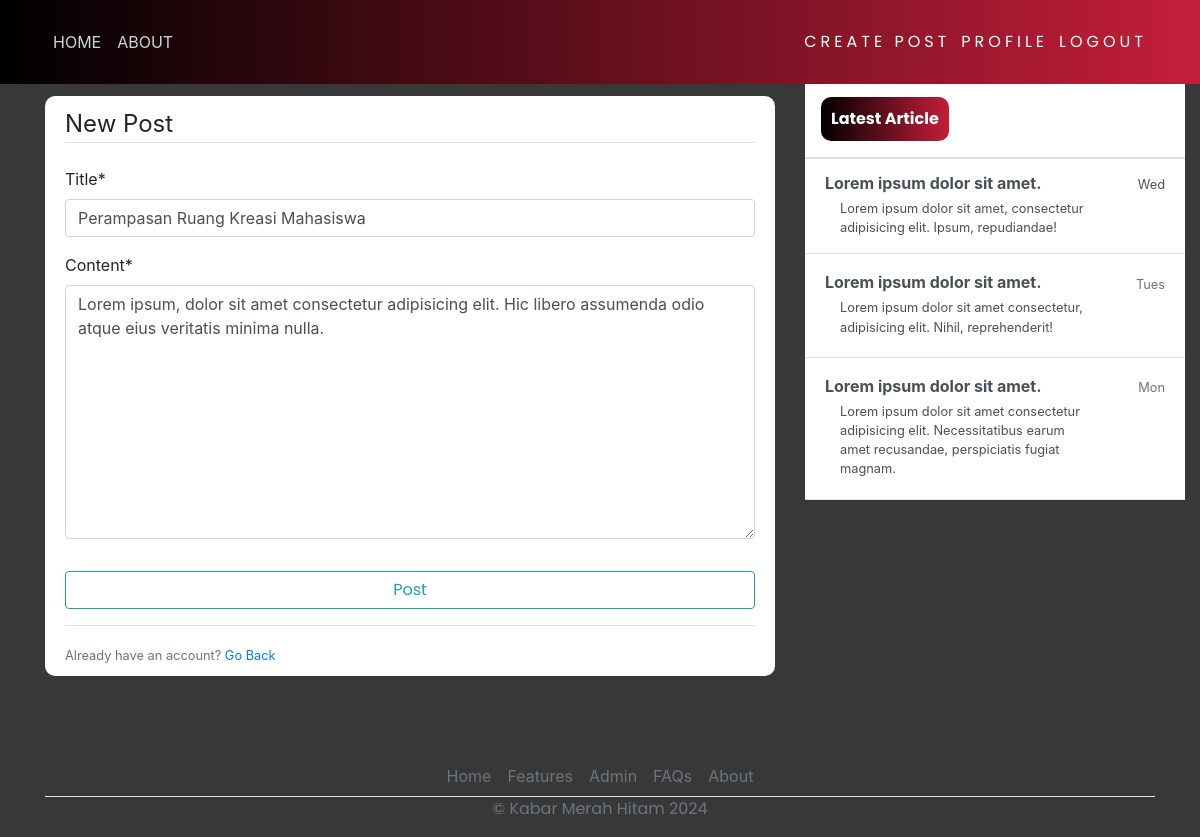
/post/3/update (signed in), run on the app's committed database.
### web/models.py (models this page shows, shortened)
class Post(models.Model):
    title = models.CharField(max_length=200)
    content = models.TextField()
    date_posted = models.DateTimeField(default=timezone.now)
    author = models.ForeignKey(User, on_delete=models.CASCADE)

### web/views.py (the view, shortened to what this page needs)
# urls.py: path('post/<int:pk>/update', PostUpdateView.as_view(), name="update"),
class PostUpdateView(LoginRequiredMixin, UserPassesTestMixin, UpdateView):
  model = Post
  fields = ['title', 'content']
  template_name = 'blog/post_form.html'
  def test_func(self):
    post = self.get_object()
    if self.request.user == post.author:
      return True
    return False

### web/templates/blog/post_form.html (shortened to what this page needs)
{% extends 'blog/base.html' %}
{% load crispy_forms_tags %}
{% block content %}
    <div class="content-section">
        <form action="" method="post">
            <fieldset class="form-group">
                <legend class="border-bottom mb-4">New Post</legend>
                {{ form|crispy }}
            </fieldset>
            <div class="form-group">
                <button class="btn btn-outline-info" type="submit">Post</button>
            </div>
        </form>
        <div class="border-top pt-3">
            <small class="text-muted">Already have an account? <a href="{% url 'home' %}">Go Back</a></small>
        </div>
    </div>
{% endblock content  %}

### web/static/web/main.css (style rules this page uses)
body { background-color: rgb(56, 56, 56); margin-top: 5rem; background-size: contain; background-repeat: no-repeat; }
.content-section { background: #ffffff; padding: 10px 20px; border-radius: 10px; margin-bottom: 20px; margin-top: 15px; }
button { font-family: "Poppins", sans-serif; border: none; outline: 0; display: inline-block; padding: 8px; color: white; background-color: #000; text-align: center; cursor: pointer; width: 100%; font-size: 18px; transition: 1s; }

### data on the page
Post: title "Perampasan Ruang Kreasi Mahasiswa", content "Lorem ipsum, dolor sit amet consectetur adipisicing elit. Hic libero assumenda odio atque eius veritatis minima nulla."
